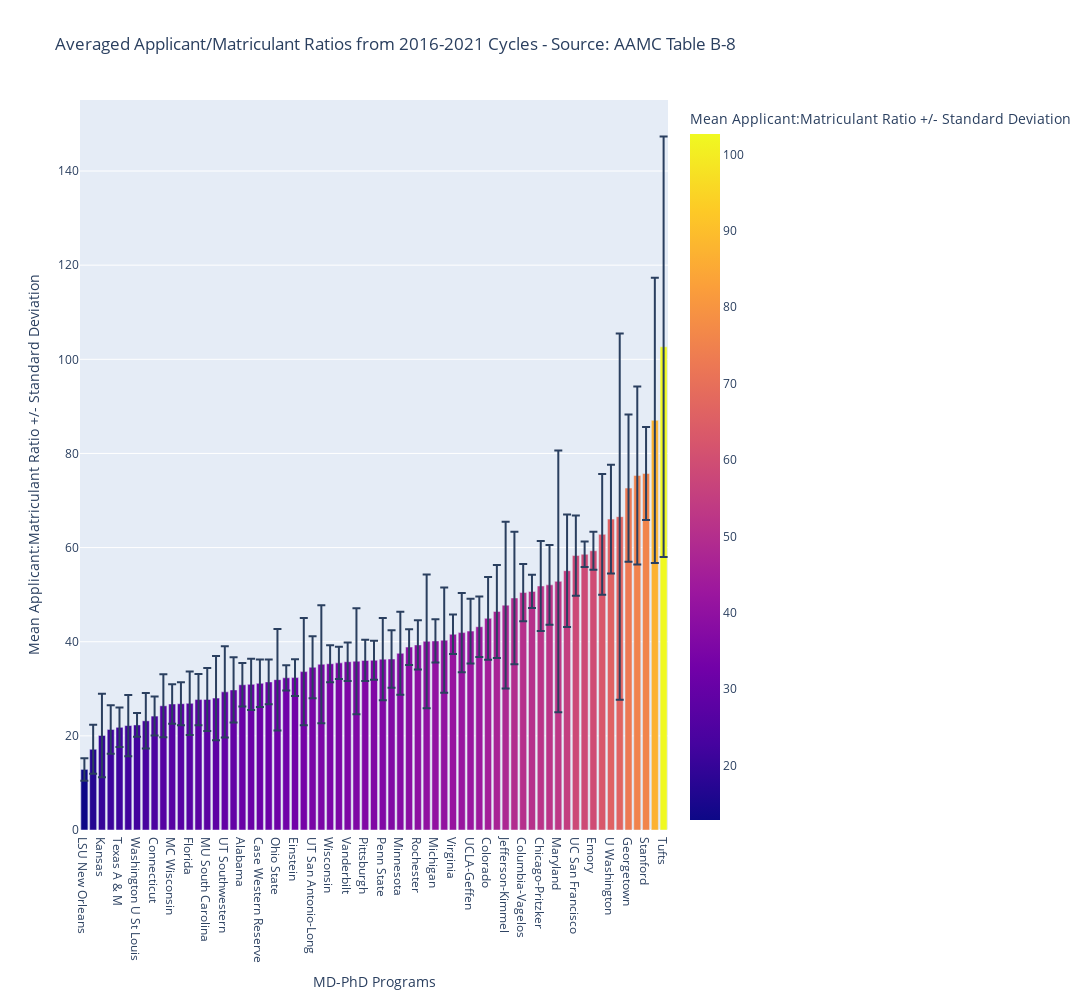

Notebook code for this chart:
### Markdown cell above
## Plotting Stuff

### Code cell
# Using plotly to graph matriculant/applicant ratios and other info
fig = px.bar(b8_filt_agg, x='MD-PhD Programs', y='Applicant Matriculant Ratio mean', error_y='Applicant Matriculant Ratio std',
            color='Applicant Matriculant Ratio mean', width=2000, height=1000,
            hover_data=['Applications mean', 'Matriculants mean', 'women matriculants mean', 'out of state matriculants mean'],
            title="Averaged Applicant/Matriculant Ratios from 2016-2021 Cycles - Source: AAMC Table B-8",
            labels={'Applicant Matriculant Ratio mean': 'Mean Applicant:Matriculant Ratio +/- Standard Deviation'})
fig.show()
#fig.write_html('Matriculant Applicant Ratios.html')

### Figure 1 — Plotly figure (JSON) as saved in the notebook; plotly's stock layout.template omitted (floating-point values rounded to 4 significant figures; data arrays with more than 128 entries replaced by an {"elided": "..."} marker saying what was removed)
{"data": [{"alignmentgroup": "True", "customdata": {"elided": "67x4 float values"}, "error_y": {"array": [2.391, 5.2, 8.866, 5.159, 4.207, 6.515, 2.524, 5.896, 4.136, 6.691, 4.172, 4.55, 6.732, 5.436, 6.696, 8.946, 9.704, 6.926, 4.63, 5.463, 5.055, 4.76, 10.79, 2.68, 3.885, 11.37, 6.565, 12.54, 3.929, 3.423, 4.074, 11.25, 4.372, 4.12, 8.747, 6.129, 8.806, 3.806, 5.239, 14.19, 4.598, 11.2, 4.201, 8.44, 6.881, 6.443, 8.768, 9.879, 17.73, 14.07, 6.092, 3.543, 9.568, 8.461, 27.78, 11.94, 8.52, 2.719, 4.02, 12.82, 11.56, 38.92, 15.66, 18.89, 9.887, 30.3, 44.68]}, "hovertemplate": "MD-PhD Programs=%{x}<br>Mean Applicant:Matriculant Ratio +/- Standard Deviation=%{marker.color}<br>Applications mean=%{customdata[0]}<br>Matriculants mean=%{customdata[1]}<br>women matriculants mean=%{customdata[2]}<br>out of state matriculants mean=%{customdata[3]}<extra></extra>", "legendgroup": "", "marker": {"color": [12.88, 17.15, 20.08, 21.36, 21.82, 22.19, 22.32, 23.2, 24.2, 26.39, 26.77, 26.83, 26.92, 27.71, 27.74, 28.02, 29.35, 29.76, 30.85, 30.94, 31.16, 31.46, 31.94, 32.34, 32.38, 33.65, 34.58, 35.21, 35.32, 35.51, 35.75, 35.86, 36.04, 36.06, 36.3, 36.33, 37.54, 38.86, 39.32, 40.08, 40.16, 40.33, 41.58, 41.94, 42.25, 43.19, 44.96, 46.44, 47.77, 49.3, 50.45, 50.7, 51.84, 52.08, 52.83, 55.09, 58.31, 58.58, 59.33, 62.81, 66.05, 66.57, 72.64, 75.32, 75.74, 87.03, 102.7], "coloraxis": "coloraxis", "pattern": {"shape": ""}}, "name": "", "offsetgroup": "", "orientation": "v", "showlegend": false, "textposition": "auto", "type": "bar", "x": ["LSU New Orleans", "Nebraska", "Kansas", "Wayne State", "Texas A & M", "Utah", "Washington U St Louis", "Cincinnati", "Connecticut", "Virginia Commonwealth", "MC Wisconsin", "Pennsylvania-Perelman", "Florida", "Iowa-Carver", "MU South Carolina", "Illinois", "UT Southwestern", "Arizona", "Alabama", "UT Medical Branch", "Case Western Reserve", "Yale", "Ohio State", "Cornell-Weill", "Einstein", "Rutgers New Jersey", "UT San Antonio-Long", "Indiana", "Wisconsin", "Baylor", "Vanderbilt", "Massachusetts", "Pittsburgh", "Renaissance Stony Brook", "Penn State", "Miami-Miller", "Minnesota", "Northwestern-Feinberg", "Rochester", "Rutgers-RW Johnson", "Michigan", "UT Houston-McGovern", "Virginia", "NYU-Grossman", "UCLA-Geffen", "Mayo-Alix", "Colorado", "North Carolina", "Jefferson-Kimmel", "Mount Sinai-Icahn", "Columbia-Vagelos", "Harvard", "Chicago-Pritzker", "UC Irvine", "Maryland", "UC San Diego", "UC San Francisco", "Oregon", "Emory", "Duke", "U Washington", "Johns Hopkins", "Georgetown", "Boston", "Stanford", "Southern Cal-Keck", "Tufts"], "xaxis": "x", "y": [12.88, 17.15, 20.08, 21.36, 21.82, 22.19, 22.32, 23.2, 24.2, 26.39, 26.77, 26.83, 26.92, 27.71, 27.74, 28.02, 29.35, 29.76, 30.85, 30.94, 31.16, 31.46, 31.94, 32.34, 32.38, 33.65, 34.58, 35.21, 35.32, 35.51, 35.75, 35.86, 36.04, 36.06, 36.3, 36.33, 37.54, 38.86, 39.32, 40.08, 40.16, 40.33, 41.58, 41.94, 42.25, 43.19, 44.96, 46.44, 47.77, 49.3, 50.45, 50.7, 51.84, 52.08, 52.83, 55.09, 58.31, 58.58, 59.33, 62.81, 66.05, 66.57, 72.64, 75.32, 75.74, 87.03, 102.7], "yaxis": "y"}], "layout": {"barmode": "relative", "coloraxis": {"colorbar": {"title": {"text": "Mean Applicant:Matriculant Ratio +/- Standard Deviation"}}, "colorscale": [[0, "#0d0887"], [0.1111, "#46039f"], [0.2222, "#7201a8"], [0.3333, "#9c179e"], [0.4444, "#bd3786"], [0.5556, "#d8576b"], [0.6667, "#ed7953"], [0.7778, "#fb9f3a"], [0.8889, "#fdca26"], [1, "#f0f921"]]}, "height": 1000, "legend": {"tracegroupgap": 0}, "title": {"text": "Averaged Applicant/Matriculant Ratios from 2016-2021 Cycles - Source: AAMC Table B-8"}, "width": 2000, "xaxis": {"anchor": "y", "autorange": true, "domain": [0, 1], "range": [-0.5, 66.5], "title": {"text": "MD-PhD Programs"}, "type": "category"}, "yaxis": {"anchor": "x", "autorange": true, "domain": [0, 1], "range": [0, 155.1], "title": {"text": "Mean Applicant:Matriculant Ratio +/- Standard Deviation"}, "type": "linear"}}}
